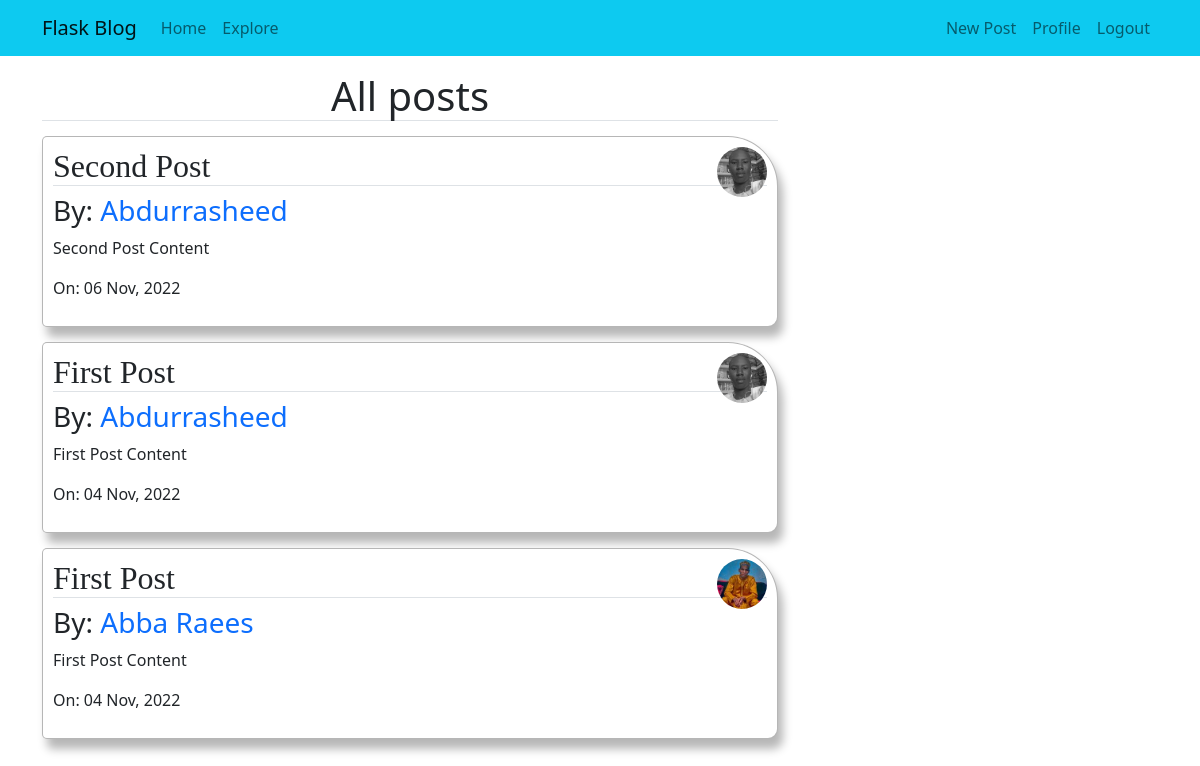
Page /posts (signed in) on the earlier database version.
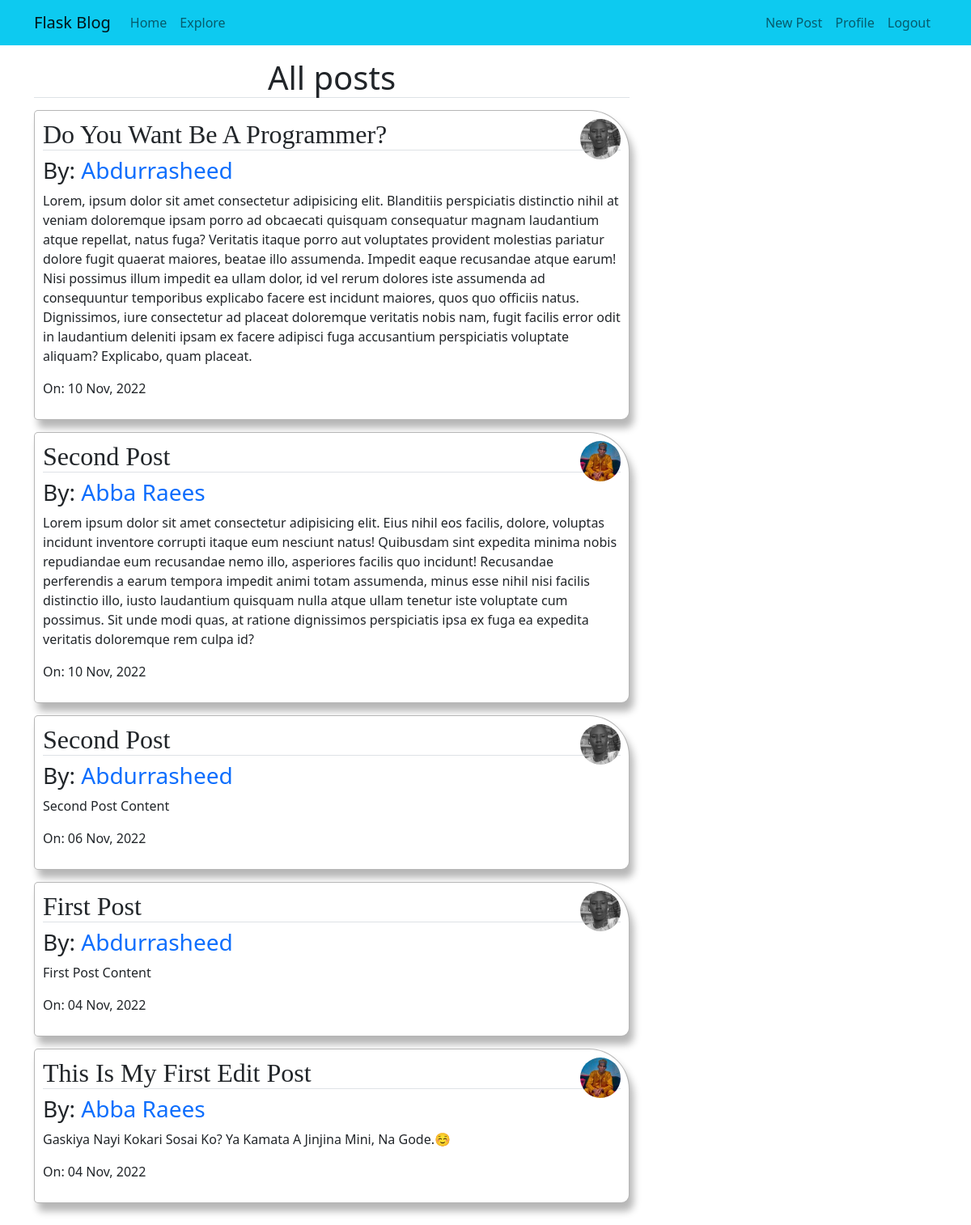
Same page on the later database version.
### app/models.py (models this page shows, shortened)
class Post(db.Model):
    id = db.Column(db.Integer, primary_key=True)
    title = db.Column(db.String(20), nullable=False)
    content = db.Column(db.String, nullable=False)
    date_posted = db.Column(db.DateTime, index=True, default=datetime.utcnow)
    user_id = db.Column(db.Integer, db.ForeignKey('user.id'))

class User(db.Model, UserMixin):
    id = db.Column(db.Integer, primary_key=True)
    username = db.Column(db.String(20), unique=True, nullable=False)
    email = db.Column(db.String(120), unique=True, nullable=False)
    password_hash = db.Column(db.String(20), nullable=False)
    image_file = db.Column(db.String, default='vector.jpg')
    about = db.Column(db.String, nullable=True)
    last_seen = db.Column(db.DateTime, default=datetime.utcnow)
    posts = db.relationship('Post', backref='author', lazy='dynamic')
    followed = db.relationship('User',
        secondary = followers,
        primaryjoin = (followers.c.follower_id == id),
        secondaryjoin = (followers.c.followed_id == id),
        backref = db.backref('followers', lazy='dynamic'),
        lazy = 'dynamic'
    )

### app/blog.py (the view)
@bp.route('/posts')
@login_required
def posts():
    posts = Post.query.order_by(Post.date_posted.desc()).all()
    return render_template('blog/posts.html', title='Home', posts=posts)

### app/auth.py (called while the page is built)
@login_manager.user_loader
def load_user(id):
    user = User.query.get_or_404(int(id))
    return user

### app/blog.py (called while the page is built)
@bp.before_request
def before_request():
    if current_user.is_authenticated:
        current_user.last_seen = datetime.utcnow()
        db.session.commit()

### app/templates/blog/posts.html
{% extends 'layout.html' %}
{% block content %}
    <h1 class="border-bottom" style="text-align: center;">All posts</h1>
    <div class="mb-5">
        {% for post in posts %}
           <div class="content-section2">
                <img src="{{ url_for('static', filename='profile_pics/'+post.author.image_file) }}" class="rounded-circle" style="width: 50px; height: 50px; float: right;">
                <h2 class="border-bottom title">{{ post.title }}</h2>
                <h3>By: <a class="link" href="{{ url_for('blog.profile', id=post.author.id) }}">{{ post.author.username }}</a></h3>
                <p>{{ post.content }}</p>
                <p>On: {{ post.date_posted.strftime("%d %b, %Y") }}</p>
           </div>
        {% endfor %}
    </div>
{% endblock %}

### app/templates/layout.html (shortened to what this page needs)
<!DOCTYPE html>
<html lang="en">
<head>
    <link rel="stylesheet" href="{{ url_for('static', filename='bootstrap.min.css') }}">
    <link rel="stylesheet" href="{{ url_for('static', filename='main.css') }}">
</head>
<nav class="navbar navbar-expand-md navbar-light bg-info">
    <div class="container">
        <a href="{{ url_for('home') }}" class="navbar-brand">Flask Blog</a>
        <div class="collapse navbar-collapse" id="nav">
            <div class="navbar-nav me-auto">
                <a href="{{ url_for('home') }}" class="nav-item nav-link">Home</a>
                <a href="{{ url_for('blog.posts') }}"  class="nav-item nav-link">Explore</a>
            </div>
            <div class="navbar-nav">
                {% if current_user.is_authenticated %}
                    <a href="{{ url_for('blog.new_post') }}" class="nav-item nav-link">New Post</a>
                    <a href="{{ url_for('blog.profile', id=current_user.id) }}" class="nav-item nav-link">Profile</a>
                    <a href="{{ url_for('auth.logout') }}" class="nav-item nav-link">Logout</a>
                {% else %}
                    <a href="{{ url_for('auth.login') }}" class="nav-item nav-link">Login</a>
                    <a href="{{ url_for('auth.register') }}"  class="nav-item nav-link">Register</a>
                {% endif %}
            </div>
        </div>
    </div>
</nav>
<body>
    <div class="container mt-3">
        <div class="row">
            <div class="col-md-8">
                {% block content %} {% endblock %}
            </div>
        </div>
    </div>
</body>
</html>

### app/static/main.css (style rules this page uses)
.content-section2 { border: 1px solid rgba(0, 0, 0, 0.288); padding: 10px; box-shadow: 5px 10px 10px rgba(0, 0, 0, 0.288); margin-top: 15px; background-color:#fff; border-radius: 5px 50px 10px 5px; }
.title { font-family: 'Times New Roman', Times, serif; }
.link { text-decoration: none; }

Differences in the rows shown:
added Post: image_file (picture), title "Do You Want Be A Programmer?", author.username "Abdurrasheed", content "Lorem, ipsum dolor sit amet consectetur adipisicing elit. Blanditiis perspiciatis distinctio nihil at veniam doloremque ipsam porro ad obcaecati quisquam consequatur magnam laudantium atque repellat, natus fuga? Veritatis itaque porro aut voluptates provident molestias pariatur dolore fugit quaerat maiores, beatae illo assumenda. Impedit eaque recusandae atque earum! Nisi possimus illum impedit ea ullam dolor, id vel rerum dolores iste assumenda ad consequuntur temporibus explicabo facere est incidunt maiores, quos quo officiis natus. Dignissimos, iure consectetur ad placeat doloremque veritatis nobis nam, fugit facilis error odit in laudantium deleniti ipsam ex facere adipisci fuga…", date_posted "10 Nov, 2022"
added Post: image_file (picture), title "Second Post", author.username "Abba Raees", content "Lorem ipsum dolor sit amet consectetur adipisicing elit. Eius nihil eos facilis, dolore, voluptas incidunt inventore corrupti itaque eum nesciunt natus! Quibusdam sint expedita minima nobis repudiandae eum recusandae nemo illo, asperiores facilis quo incidunt! Recusandae perferendis a earum tempora impedit animi totam assumenda, minus esse nihil nisi facilis distinctio illo, iusto laudantium quisquam nulla atque ullam tenetur iste voluptate cum possimus. Sit unde modi quas, at ratione dignissimos perspiciatis ipsa ex fuga ea expedita veritatis doloremque rem culpa id?", date_posted "10 Nov, 2022"
changed Post: title "First Post" → "This Is My First Edit Post"; content "First Post Content" → "Gaskiya Nayi Kokari Sosai Ko? Ya Kamata A Jinjina Mini, Na Gode.☺️"
